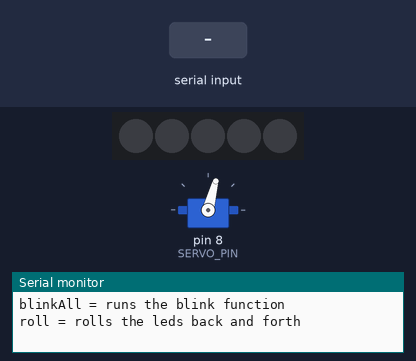
The sketch below on a simulated Arduino Uno, built with avr-gcc and run on an emulated ATmega328P. On the bench: 5 RGB LEDs in strip order, left to right, servo, the last lines printed to the serial monitor. The test bench sets the inputs (shaded band). The strip is taken to match the declared colour order.

Above: at 1.5 s.
1.6 s: "blinkAll\n" received over Serial
At 1.97 s:
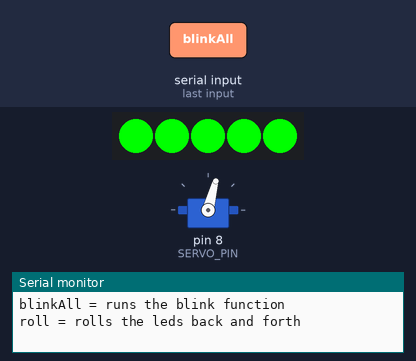
4.5 s: "roll\n" received over Serial
At 4.75 s:
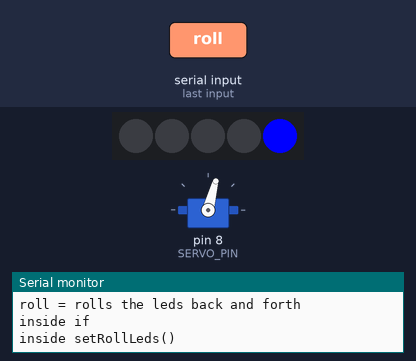
6.1 s: "closeLock\n" received over Serial
At 6.25 s:
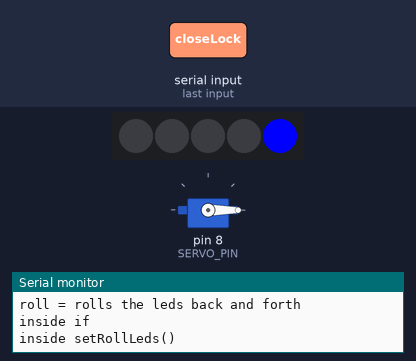
7.8 s: "openLock\n" received over Serial
At 8.0 s:
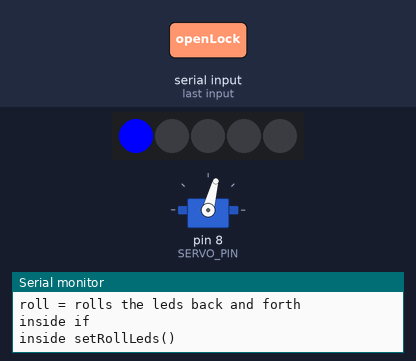
9.6 s: "red\n" received over Serial
At 10.4 s:
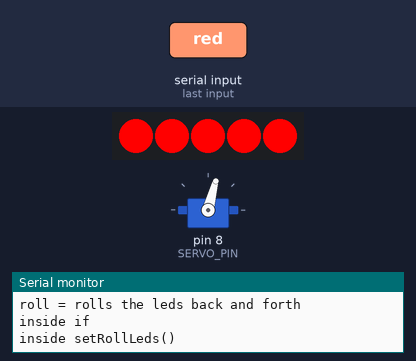
11.1 s: "1\n" received over Serial
At 11.5 s:
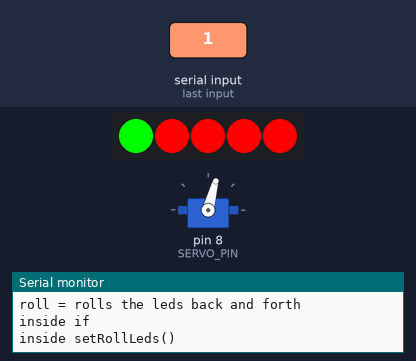
Timing chart, 0 to 13.6 s (numbered marks = the images above; inputs shaded):
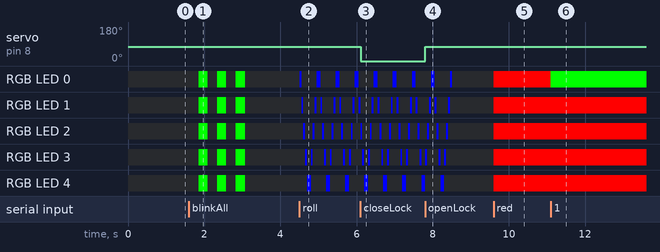

Measured:
- after the input at 1.6 s, RGB LED 0–4: alternates RGB(0, 255, 0) for 0.24 s and off for 0.24 s, 6 changes in all, then stays off, starting after 0.25 s; the LEDs: change after 0.25 s (image 1)
- after the input at 4.5 s, RGB LED 0: alternates RGB(0, 0, 255) for 0.10 s and off for 0.40 s, starting at once; RGB LED 1: off → RGB(0, 0, 255) after 0.06 s, then repeats every 0.50 s: off 0.30 s, RGB(0, 0, 255) 0.05 s, off 0.10 s, RGB(0, 0, 255) 0.05 s
- after the input at 6.1 s, servo on pin 8 (SERVO_PIN): 75° → 0° at once
- after the input at 7.8 s, servo on pin 8 (SERVO_PIN): 0° → 75° at once
- after the input at 9.6 s, RGB LED 0–4: off → RGB(255, 0, 0) at once; the LEDs: change at once (image 5)
- after the input at 11.1 s, RGB LED 0: RGB(255, 0, 0) → RGB(0, 255, 0) at once; the LEDs: change at once (image 6)

The sketch:

servo_and_neopixels.ino
```cpp
#include <Servo.h>
#include <Adafruit_NeoPixel.h>

#define SERVO_PIN 8
#define NEO_PIN 10
#define NUM_LEDS 5


//for serial read
const byte numChars = 32;
char receivedChars[numChars]; // an array to store the received data
int receivedInt;
boolean newData = false;

//ints...
const uint8_t openPos = 75;
const uint8_t closePos = 0;
uint8_t blinkTimes = 0;
uint8_t blinkDelay = 0;
uint8_t rollTimes = 0;


//general vars
boolean lockIsOpen;
unsigned long ledPreviousMillis = 0;
unsigned long previousMillis = 0;
uint32_t savedColor[NUM_LEDS];


Adafruit_NeoPixel strip = Adafruit_NeoPixel(NUM_LEDS, NEO_PIN, NEO_RGB + NEO_KHZ800);
Servo lockservo;

void setup() {
  Serial.begin(9600);
  strip.begin();

  turnOffAllLeds();

  lockservo.attach(SERVO_PIN);  // attaches the servo on pin 9 to the servo object
  openLock();
  lockIsOpen = true;

  Serial.println("...booting");
  Serial.println("The following commands are available:");
  Serial.println("openLock = sets the servo in the open position");
  Serial.println("closeLock = sets the servo in the close position");
  Serial.println("off = turns off all leds in the attached strip");
  Serial.println("red = sets all leds to red in the attached strip");
  Serial.println("[any number between 0 and 5] = sets the number of green leds");
  Serial.println("blinkAll = runs the blink function");
  Serial.println("roll = rolls the leds back and forth");
}

void loop() {
  unsigned long currentMillis = millis();
  recvWithEndMarker();
  doStuffWithData();
  blinkAll();
  rollLeds();
}

void openLock() {
  if (lockIsOpen == false) {
    lockservo.write(openPos);
    lockIsOpen = true;
  }
  else {
    Serial.println("Lock is already open");
  }
}
void closeLock() {
  if (lockIsOpen == true) {
    lockservo.write(closePos);
    lockIsOpen = false;
  }
  else {
    Serial.println("Lock is already open");
  }
}


void setAllLeds(int red, int green, int blue) {
  for (int i=0 ; i < NUM_LEDS ; i++) {
    strip.setPixelColor(i, red, green, blue);
  }
  strip.show();
}
void turnOffAllLeds() {
  setAllLeds(0, 0, 0);
}

void setAllLedsToRed() {
  setAllLeds(255, 0, 0);
}
void setNumberOfGreenLeds(int i) {
  if (i <= 5) {
  setAllLedsToRed();
    for (int k=0 ; k<i ; k++) {
      strip.setPixelColor(k, 0, 255, 0);
    }
  }
  strip.show();
}

void setBlinkAll(int times, int k) {
  saveLeds();
  blinkTimes =  times;
  blinkDelay = k;
}
void blinkAll() {
  unsigned long currentMillis = millis();
  if(blinkTimes > 1){
    if (currentMillis - ledPreviousMillis >= blinkDelay) {
      if(blinkTimes & 0x01) {
        setAllLeds(0, 255, 0);
      }
      else {
        setAllLeds(0, 0, 0);
      }
      blinkTimes--;
      ledPreviousMillis = currentMillis;
    }
  }
  else if (blinkTimes == 1) {
    Serial.println("inside if");;
    setLedsToSaved();
    blinkTimes = 0;
  }
}

void setRollLeds(int k) {
  Serial.println("inside setRollLeds()");
  saveLeds();
  rollTimes = k*10+1;
}
void rollLeds() {
  unsigned long currentMillis = millis();
    if (currentMillis - ledPreviousMillis >= 50) {
      if(rollTimes > 1) {
        setAllLeds(0, 0, 0);
        if((rollTimes+3)/5 &1) {
          strip.setPixelColor((rollTimes+3)%NUM_LEDS , 0, 0, 255);
        }
        else {
          strip.setPixelColor(NUM_LEDS-1-(rollTimes+3)%NUM_LEDS , 0, 0, 255);
        }
        strip.show();
        rollTimes--;
        ledPreviousMillis = currentMillis;
      }
      else if (rollTimes == 1) {
        setLedsToSaved();
        rollTimes = 0;
      }
  }
}


void saveLeds() {
  for (int i=0 ; i<NUM_LEDS ; i++) {
    savedColor[i] = strip.getPixelColor(i);
  }
}
void setLedsToSaved() {
  for (int i=0 ; i<NUM_LEDS ; i++) {
    strip.setPixelColor(i, savedColor[i]);
  }
  strip.show();
}

void recvWithEndMarker() {
  static byte ndx = 0;
  char endMarker = '\n';
  char rc;

  while (Serial.available() > 0 && newData == false) {
    rc = Serial.read();

    if (rc != endMarker) {
      receivedChars[ndx] = rc;
      ndx++;
      if (ndx >= numChars) {
        ndx = numChars - 1;
      }
    }
   else {
    receivedChars[ndx] = '\0'; // terminate the string
    ndx = 0;
    newData = true;
    }
  }

 receivedInt = atoi(receivedChars);
}

void doStuffWithData() {
 if (newData == true) {
 //Serial.print("rec: ");
 //Serial.println(receivedChars);

  if(strcmp(receivedChars, "off") == 0) {
    turnOffAllLeds();
  }
  else if(strcmp(receivedChars, "red") == 0) {
    setAllLedsToRed();
  }
  else if(strcmp(receivedChars, "openLock") == 0) {
    openLock();
  }
  else if(strcmp(receivedChars, "closeLock") == 0) {
    closeLock();
  }
  else if(strcmp(receivedChars, "blinkAll") == 0) {
    setBlinkAll(8, 500);
  }
    else if(strcmp(receivedChars, "roll") == 0) {
    setRollLeds(8);
  }
  else if(isDigit(receivedChars) == 0) {
    //Serial.println("iside isDigit");
    //Serial.println(receivedInt);
    setNumberOfGreenLeds(receivedInt);
  }

 newData = false;
 }
}
```
